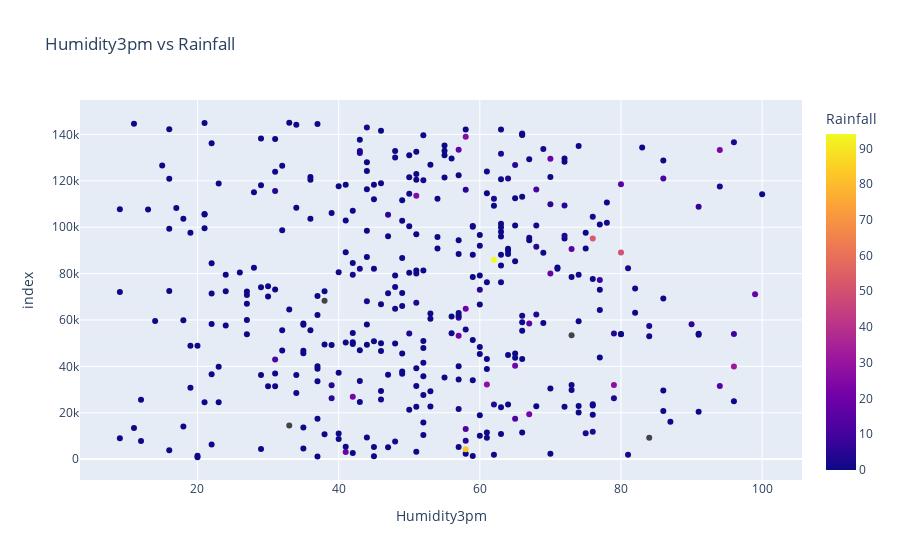

The code cell stored with this chart in its notebook:
### Code cell
px.scatter(raw_df.sample(400),
       x = 'Humidity3pm',
       title= 'Humidity3pm vs Rainfall',
       color = 'Rainfall')

### Figure 1 — Plotly figure (JSON) as saved in the notebook; plotly's stock layout.template omitted (floating-point values rounded to 4 significant figures; data arrays with more than 128 entries replaced by an {"elided": "..."} marker saying what was removed)
{"data": [{"hovertemplate": "Humidity3pm=%{x}<br>index=%{y}<br>Rainfall=%{marker.color}<extra></extra>", "legendgroup": "", "marker": {"color": {"elided": "400 float values"}, "coloraxis": "coloraxis", "symbol": "circle"}, "mode": "markers", "name": "", "orientation": "h", "showlegend": false, "type": "scatter", "x": {"elided": "400 int values"}, "xaxis": "x", "y": {"elided": "400 int values"}, "yaxis": "y"}], "layout": {"coloraxis": {"colorbar": {"title": {"text": "Rainfall"}}, "colorscale": [[0, "#0d0887"], [0.1111, "#46039f"], [0.2222, "#7201a8"], [0.3333, "#9c179e"], [0.4444, "#bd3786"], [0.5556, "#d8576b"], [0.6667, "#ed7953"], [0.7778, "#fb9f3a"], [0.8889, "#fdca26"], [1, "#f0f921"]]}, "legend": {"tracegroupgap": 0}, "title": {"text": "Humidity3pm vs Rainfall"}, "xaxis": {"anchor": "y", "domain": [0, 1], "title": {"text": "Humidity3pm"}}, "yaxis": {"anchor": "x", "domain": [0, 1], "title": {"text": "index"}}}}
